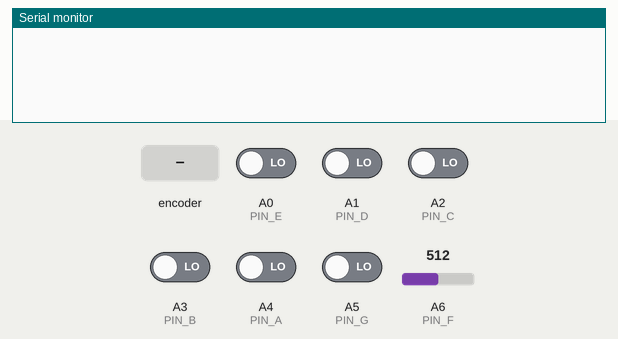
Recording of a sketch running on a simulated Arduino Nano, built with avr-gcc and run on an emulated ATmega328P. On the bench: the last lines printed to the serial monitor. The inputs (shaded band) are chosen by the test bench; at power-on: A0 (PIN_E), A1 (PIN_D), A2 (PIN_C), A3 (PIN_B), A4 (PIN_A), A5 (PIN_G) LOW, A6 (PIN_F) = 512.

Above: at 1.3 s.
1.4 s: A6 (PIN_F) set to 716
At 1.73 s:
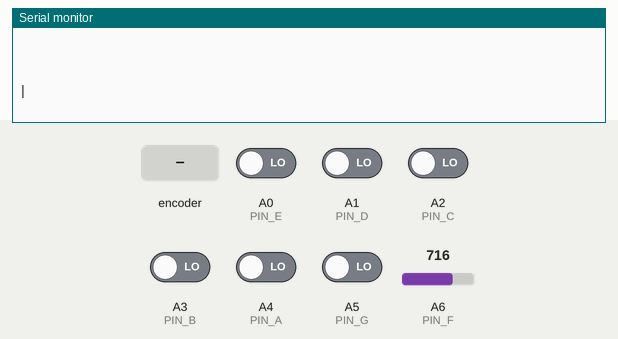
3.2 s: rotary encoder on A4 (PIN_A) / A3 (PIN_B) turned 1 step (first pin leading)
4.9 s: A2 (PIN_C) driven HIGH
At 5.14 s:
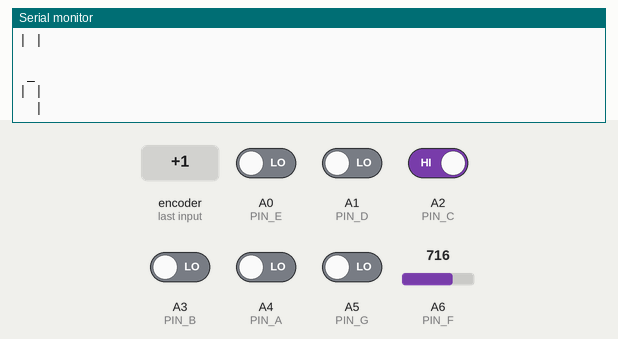
6.6 s: A1 (PIN_D) driven HIGH
At 6.94 s:
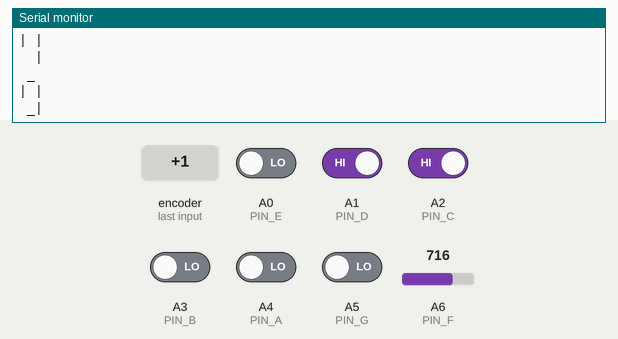
8.4 s: A0 (PIN_E) driven HIGH
At 8.74 s:
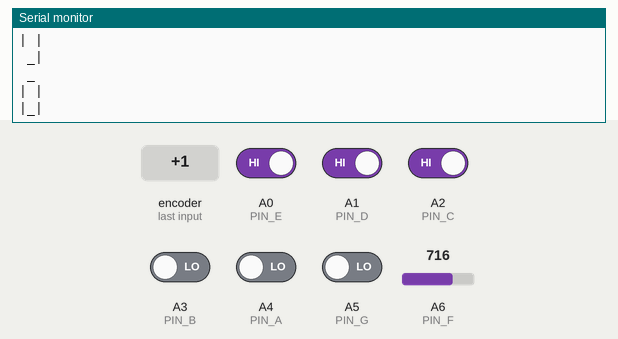
10.2 s: A2 (PIN_C) driven LOW
At 10.55 s:
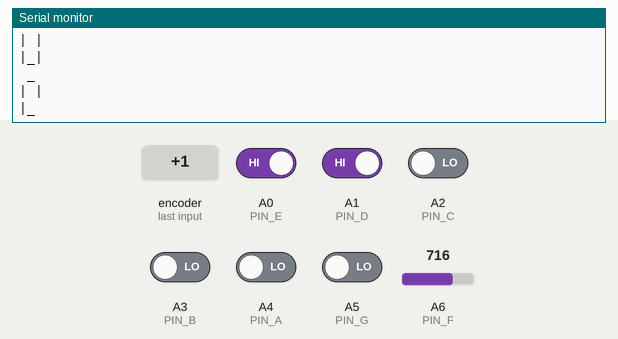

Measured:
- after the input at 1.4 s, the serial monitor: prints a new line after 0.18 s (image 1)
- after the input at 4.9 s, the serial monitor: prints a new line after 0.09 s (image 2)
- after the input at 6.6 s, the serial monitor: prints a new line after 0.19 s (image 3)
- after the input at 8.4 s, the serial monitor: prints a new line after 0.19 s (image 4)
- after the input at 10.2 s, the serial monitor: prints a new line after 0.20 s (image 5)

The sketch:

TriBitLux_V1_0_visualizer.ino
```cpp
// ================================================================
//  7-Segment Display Visualizer — Arduino Nano
//  Reads SN74LS48N (BCD→7seg decoder) outputs f,g,a,b,c,d,e
//  mapped to analog pins A6 → A0, then draws the active digit
//  in the Serial Monitor as ASCII art (like a real 7-seg display).
//
//  SN74LS48N Output Logic: ACTIVE HIGH (logic 1 = segment ON)
//  Display Type Driven:    Common Cathode
//
//  Pin Mapping:
//    Segment  Arduino Pin   Notes
//    -------  -----------   -----------------------------------
//      f      A6            ⚠ ANALOG-ONLY on Nano — uses analogRead()
//      g      A5            Digital-capable
//      a      A4            Digital-capable
//      b      A3            Digital-capable
//      c      A2            Digital-capable
//      d      A1            Digital-capable
//      e      A0            Digital-capable
//
//  7-Segment layout reference:
//        _
//       |_|     <- segments: a(top), f(top-left), g(mid), b(top-right)
//       |_|     <- segments: e(bot-left), d(bot), c(bot-right)
//
//  ASCII art output per frame (in Serial Monitor):
//        _
//       | |     (for digit '0')
//       |_|
// ================================================================

// --- Pin Definitions -----------------------------------------
// A6 and A7 on Arduino Nano are ANALOG-ONLY pins.
// They cannot be configured with pinMode() or read with digitalRead().
// Only analogRead() works on A6/A7.
#define PIN_F  A6   // Segment f -- top-left vertical   (ANALOG-ONLY)
#define PIN_G  A5   // Segment g -- middle horizontal
#define PIN_A  A4   // Segment a -- top horizontal
#define PIN_B  A3   // Segment b -- top-right vertical
#define PIN_C  A2   // Segment c -- bottom-right vertical
#define PIN_D  A1   // Segment d -- bottom horizontal
#define PIN_E  A0   // Segment e -- bottom-left vertical

// --- Threshold for Analog -> Logic conversion -----------------
// analogRead() returns 0-1023.
// VCC/2 = 2.5V -> ~512 counts.
// Any reading above this midpoint is treated as logic HIGH.
// Adjust lower (e.g. 400) if your 74LS48 HIGH level is weak.
#define ANALOG_THRESHOLD  512

// --- Display refresh rate ------------------------------------
// How often the Serial Monitor updates (milliseconds).
// 200ms = ~5 frames/sec. Lower = faster but more serial traffic.
#define REFRESH_MS  200

// ================================================================
//  Helper: readDig -- reads a standard digital-capable analog pin.
//  Returns true  if the pin is pulled HIGH by the 74LS48 output.
//  Returns false if the pin is LOW (segment OFF).
// ================================================================
bool readDig(uint8_t pin) {
  return digitalRead(pin) == HIGH;
}

// ================================================================
//  Helper: readAnlg -- reads A6 (analog-only pin) by comparing
//  its raw ADC count against the midpoint threshold.
//  Returns true  (HIGH) if ADC value > ANALOG_THRESHOLD.
//  Returns false (LOW)  otherwise.
// ================================================================
bool readAnlg(uint8_t pin) {
  return analogRead(pin) > ANALOG_THRESHOLD;
}

// ================================================================
//  Helper: segChar -- returns the display character for a segment.
//  seg      : boolean state of the segment (true = ON)
//  onChar   : character to print when segment is ON  (e.g. '_' or '|')
//  offChar  : character to print when segment is OFF (usually ' ')
// ================================================================
char segChar(bool seg, char onChar, char offChar) {
  return seg ? onChar : offChar;
}

// ================================================================
//  setup() -- runs once at power-on / reset
// ================================================================
void setup() {
  Serial.begin(9600);   // Open serial port at 9600 baud

  // Configure A0-A5 as INPUT.
  // No internal pull-up needed -- the SN74LS48N actively drives HIGH/LOW.
  // A6 is analog-only, so we intentionally skip it here.
  pinMode(PIN_G, INPUT);  // A5
  pinMode(PIN_A, INPUT);  // A4
  pinMode(PIN_B, INPUT);  // A3
  pinMode(PIN_C, INPUT);  // A2
  pinMode(PIN_D, INPUT);  // A1
  pinMode(PIN_E, INPUT);  // A0

  // Print a startup banner to Serial Monitor
  Serial.println(F("========================================"));
  Serial.println(F("  SN74LS48N -> 7-Seg ASCII Visualizer  "));
  Serial.println(F("  f->A6  g->A5  a->A4  b->A3            "));
  Serial.println(F("  c->A2  d->A1  e->A0                   "));
  Serial.println(F("========================================"));
  Serial.println();
}

// ================================================================
//  loop() -- runs continuously; reads pins and draws the display
// ================================================================
void loop() {

  // -- Step 1: Read all 7 segment lines -----------------------
  // Each variable is true (1) if the SN74LS48N is asserting that
  // segment HIGH (i.e., that segment should be lit).

  bool seg_a = readDig(PIN_A);   // Top horizontal bar
  bool seg_b = readDig(PIN_B);   // Top-right vertical bar
  bool seg_c = readDig(PIN_C);   // Bottom-right vertical bar
  bool seg_d = readDig(PIN_D);   // Bottom horizontal bar
  bool seg_e = readDig(PIN_E);   // Bottom-left vertical bar
  bool seg_f = readAnlg(PIN_F);  // Top-left vertical bar  (A6 analog-only)
  bool seg_g = readDig(PIN_G);   // Middle horizontal bar

  // -- Step 2: Build and print ASCII art ----------------------
  //
  // The 3-line ASCII layout maps to segments like this:
  //
  //   Line 1:  " _ "   ->  space, a, space
  //   Line 2:  "|_|"   ->  f,     g, b
  //   Line 3:  "|_|"   ->  e,     d, c
  //
  // segChar() selects the correct character based on segment state.

  Serial.println();  // Blank line to visually separate each frame

  // Line 1 -- Top segment (a)
  Serial.print(' ');
  Serial.print(segChar(seg_a, '_', ' '));   // '_' if a is ON, space if OFF
  Serial.println(' ');

  // Line 2 -- Upper body (f, g, b)
  Serial.print(segChar(seg_f, '|', ' '));   // '|' if f ON (top-left)
  Serial.print(segChar(seg_g, '_', ' '));   // '_' if g ON (middle)
  Serial.println(segChar(seg_b, '|', ' ')); // '|' if b ON (top-right)

  // Line 3 -- Lower body (e, d, c)
  Serial.print(segChar(seg_e, '|', ' '));   // '|' if e ON (bottom-left)
  Serial.print(segChar(seg_d, '_', ' '));   // '_' if d ON (bottom)
  Serial.println(segChar(seg_c, '|', ' ')); // '|' if c ON (bottom-right)

  // -- Step 3: Optional -- print segment states for debugging -
  // Uncomment the block below to see raw HIGH/LOW states per pin.
  /*
  Serial.print(F("  [a="));  Serial.print(seg_a);
  Serial.print(F(" b="));    Serial.print(seg_b);
  Serial.print(F(" c="));    Serial.print(seg_c);
  Serial.print(F(" d="));    Serial.print(seg_d);
  Serial.print(F(" e="));    Serial.print(seg_e);
  Serial.print(F(" f="));    Serial.print(seg_f);
  Serial.print(F(" g="));    Serial.print(seg_g);
  Serial.println(F("]"));
  */

  // -- Step 4: Wait before next frame -------------------------
  delay(REFRESH_MS);
}

// ================================================================
//  Expected ASCII output per BCD digit (SN74LS48N truth table):
//
//  Digit  a  b  c  d  e  f  g    ASCII
//  -----  -  -  -  -  -  -  -    -----
//    0    1  1  1  1  1  1  0     _
//                               | |
//                               |_|
//
//    1    0  1  1  0  0  0  0
//                                 |
//                                 |
//
//    2    1  1  0  1  1  0  1     _
//                                _|
//                               |_
//
//    3    1  1  1  1  0  0  1     _
//                                _|
//                                _|
//
//    4    0  1  1  0  0  1  1
//                               |_|
//                                 |
//
//    5    1  0  1  1  0  1  1     _
//                               |_
//                                _|
//
//    6    1  0  1  1  1  1  1     _
//                               |_
//                               |_|
//
//    7    1  1  1  0  0  0  0     _
//                                 |
//                                 |
//
//    8    1  1  1  1  1  1  1     _
//                               |_|
//                               |_|
//
//    9    1  1  1  1  0  1  1     _
//                               |_|
//                                _|
// ================================================================
```
